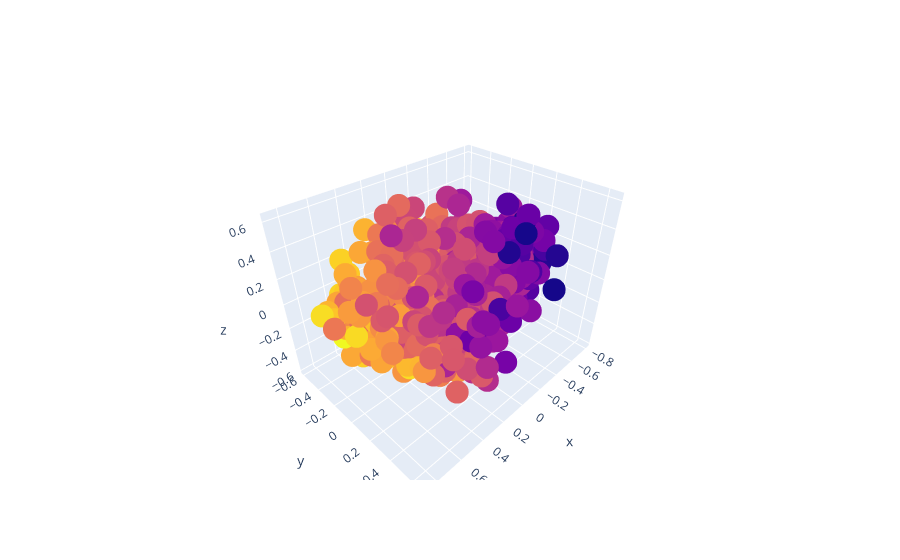

The cell this chart's notebook holds for it:
### Code cell
chosen = ["energy", "liveness", "tempo", "valence", "loudness", "speechiness", "acousticness", "danceability", "instrumentalness"]
text1 = vpop["names"] + " - " + vpop["genres"]
text2 = text1.values

X = vpop[chosen].values
y = vpop["danceability"].values

min_max_scaler = MinMaxScaler()
X = min_max_scaler.fit_transform(X)

pca = PCA(n_components=3)
pca.fit(X)

X = pca.transform(X)

trace = go.Scatter3d(
    x=X[:,0],
    y=X[:,1],
    z=X[:,2],
    text=text2,
    mode="markers",
    marker=dict(
        size=8,
        color=y
    )
)

fig = go.Figure(data=[trace])
fig.show()

### Figure 1 — Plotly figure (JSON) as saved in the notebook; plotly's stock layout.template omitted (floating-point values rounded to 4 significant figures; data arrays with more than 128 entries replaced by an {"elided": "..."} marker saying what was removed)
{"data": [{"marker": {"color": {"elided": "1220 float values"}, "size": 8}, "mode": "markers", "text": {"elided": "1220 str values"}, "type": "scatter3d", "x": {"elided": "1220 float values"}, "y": {"elided": "1220 float values"}, "z": {"elided": "1220 float values"}}], "layout": {}}
